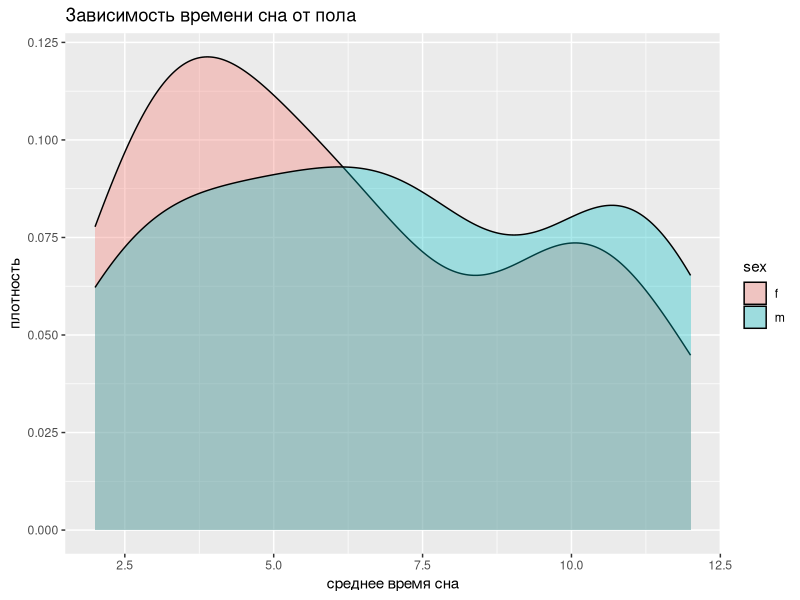

Recreate this plot in R.
## ---- chunk 1
library(stringr)
library(tidyverse)
library(tidyr)
library(readr)
library(stringi)
library(stringr)
## ---- chunk 2
is.odd <- function(str) {
  return(nchar(str) %% 2 != 0)
}

is.odd(c("odd", "even", ""))
## ---- chunk 3
sleep.data <- read_csv('data/1.1_sleep_hours.csv')
sleep.data %>% 
  separate(code, c('sex', 'year'), sep = '__') %>% 
  ggplot(aes(sleep_hours, fill = sex)) +
  geom_density(alpha = 1/3) +
  ggtitle('Зависимость времени сна от пола') +
  xlab('среднее время сна') +
  ylab('плотность')
## ---- chunk 4
ordering_in_locales <- function(ch1, ch2) {
  str <- c(ch1, ch2)
  loc <- stri_locale_list()
  return(table(sapply(loc, function(x) {paste(stringr::str_sort(str, locale = x), collapse = '_')})))
}

ordering_in_locales('i', 'и')
## ---- chunk 5
is.palindrome <- function(str) {
  #return(str == stri_reverse(str))
  return(str == paste(rev(str_split(str, pattern = '', simplify = T)), collapse = ''))
}

is.palindrome('топот')
is.palindrome('топор')
## ---- chunk 6
mirror_case <- function(str) {
  str <- str_split(str, pattern = '', simplify = T)
  up <- grepl('[[:upper:]]', str)
  low <- grepl('[[:lower:]]', str)
  str[up] <- str_to_lower(str[up])
  str[low] <- str_to_upper(str[low])
  return(paste(str, collapse = ''))
}

mirror_case('ЖиЛи БыЛи ТрИ мЕдВеДя')
